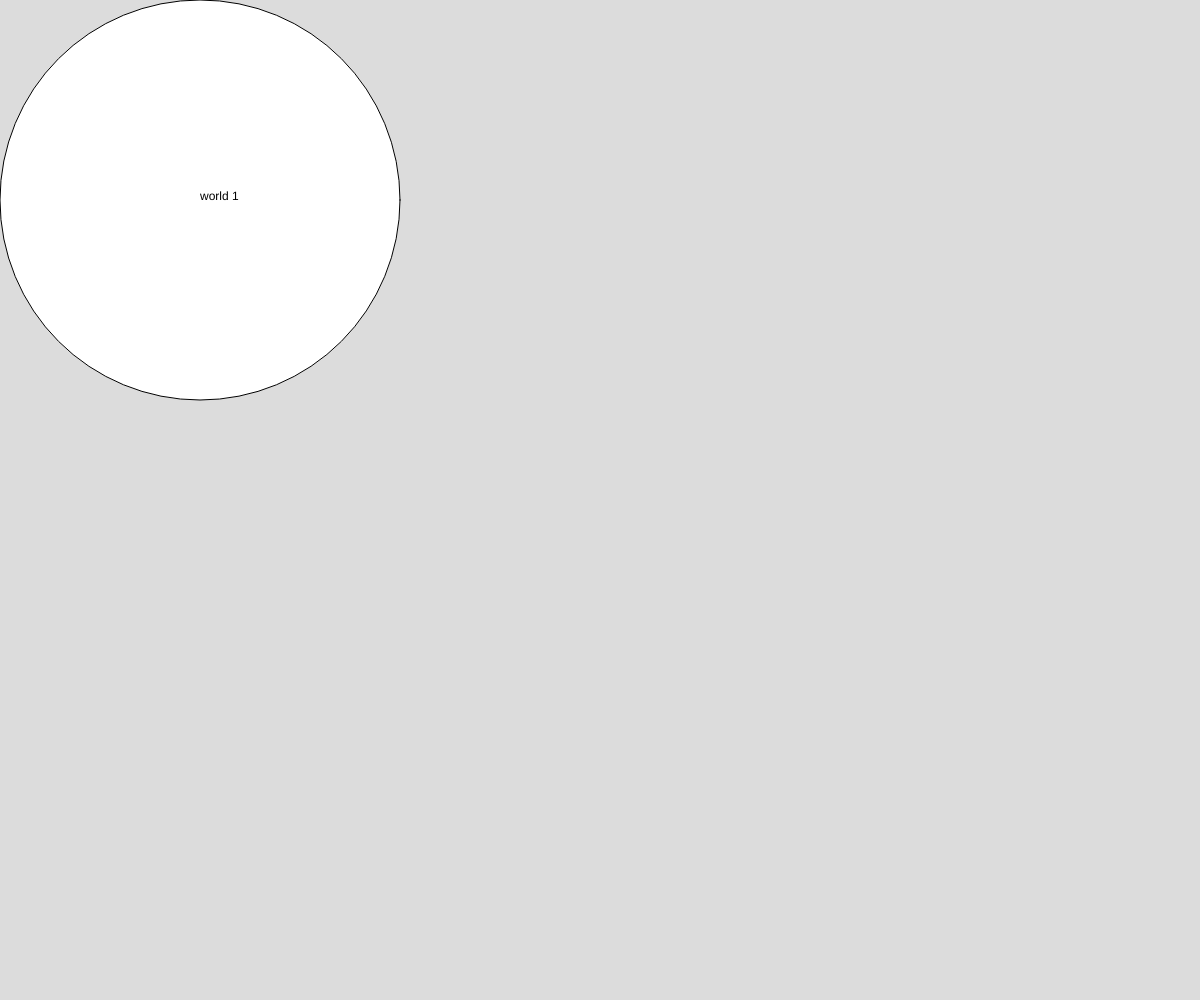
Frame 1 (no input)
Frame 60 (no input): identical to frame 1, image omitted
Frame 120 (the mouse pressed at the canvas centre since frame 60): identical to frame 1, image omitted

The p5.js sketch that drew this single still picture (run headless with seeded random() and noise() and a simulated clock; from frame 60 on, the mouse is pressed at the canvas centre):

// p5.js sketch
// ── sketch.js
function setup() {
  createCanvas(windowWidth, windowHeight);
}

function draw() {
  background(220);

  circle(200, 200, 400);
  text("world 1", 200, 200);
}
